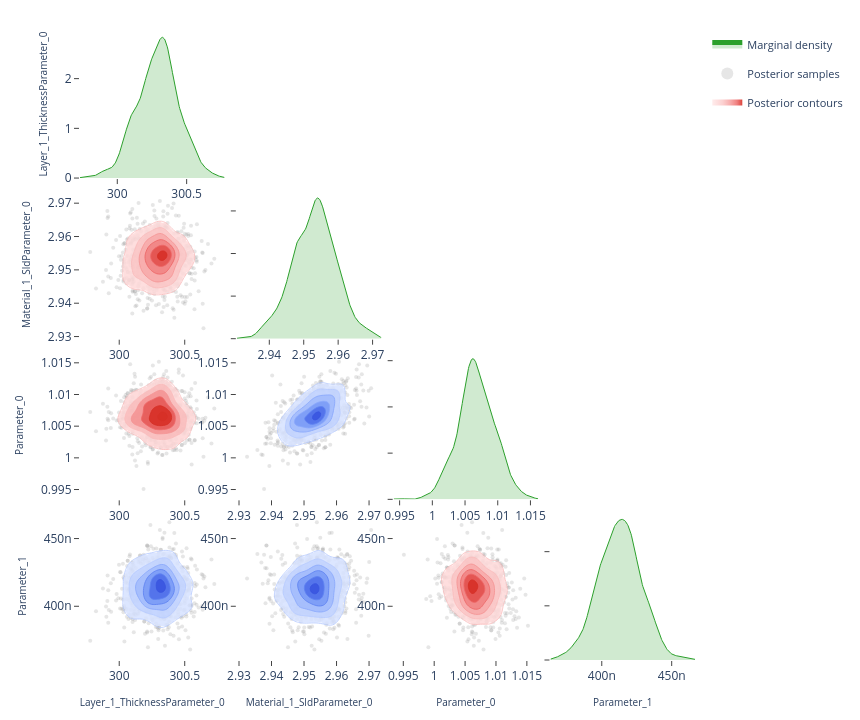

The notebook cell this image was saved under:
### Code cell
# ---- Corner plot ------------------------------------------------------------
# Pairwise correlations: marginal density on the diagonal, scatter samples
# and 2-D contours on the lower triangle.  Mirrors the "Corner Plot" sub-tab.

fig = plot_corner(posterior.draws, posterior.param_names)
fig.show()
